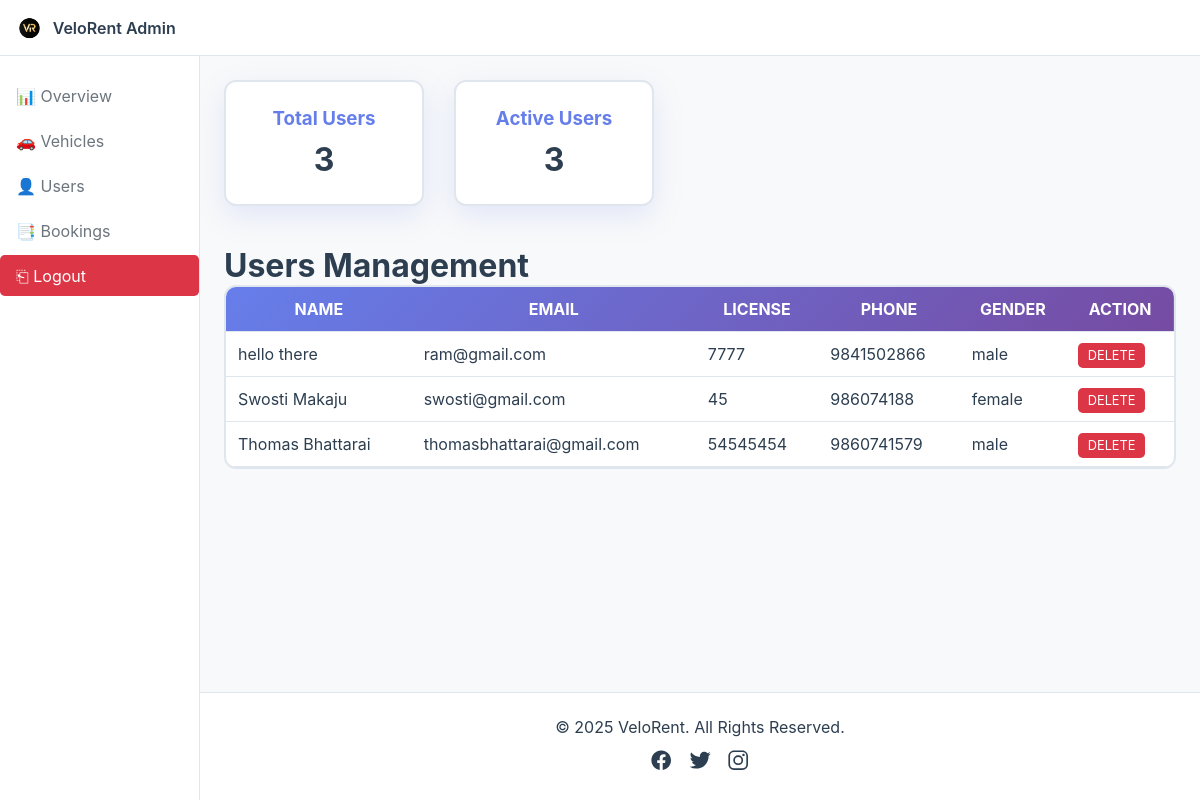
Page /adminusers.php (signed in) on the earlier database version.
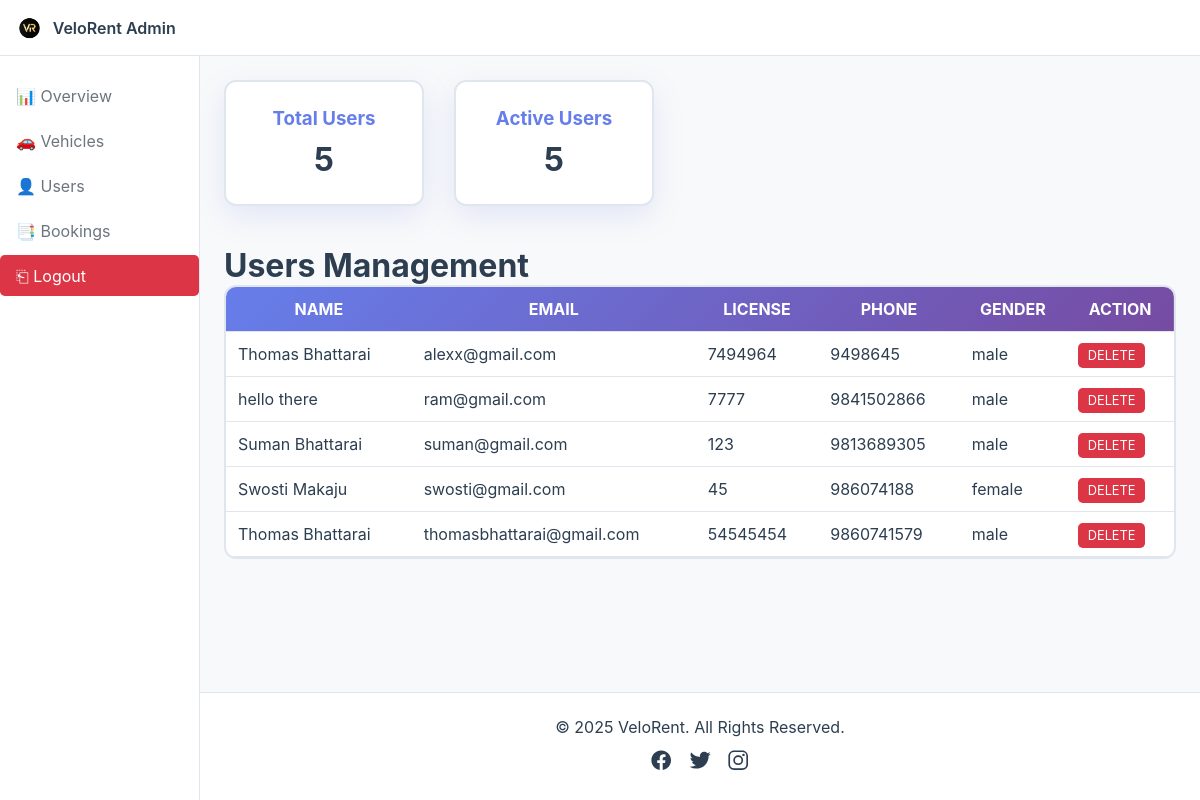
Same page on the later database version.
### tables this page shows
CREATE TABLE `users` (
  `FNAME` varchar(255) NOT NULL,
  `LNAME` varchar(255) NOT NULL,
  `EMAIL` varchar(255) NOT NULL,
  `LIC_NUM` varchar(255) NOT NULL,
  `PHONE_NUMBER` bigint(11) NOT NULL,
  `PASSWORD` varchar(255) NOT NULL,
  `GENDER` varchar(255) NOT NULL
);

### adminusers.php (the view, shortened to what this page needs)
<?php
require_once('connection.php');
$count_query = "SELECT COUNT(*) as total FROM users";
$count_result = mysqli_query($con, $count_query);
$count_row = mysqli_fetch_assoc($count_result);
$total_users = $count_row['total'];
$active_users = $total_users;
?>
<!DOCTYPE html>
<html lang="en">
<head>
</head>
<body>
<nav class="navbar">
    <div style="display:flex;align-items:center;gap:10px;">
        <img src="images/icon.png">
        <span style="font-weight:600;">VeloRent Admin</span>
    </div>
</nav>
<aside class="sidebar">
    <ul>
        <li><a href="adminoverview.php">📊 Overview</a></li>
        <li><a href="adminvehicle.php">🚗 Vehicles</a></li>
        <li><a href="adminusers.php">👤 Users</a></li>
        <li><a href="adminbook.php">📑 Bookings</a></li>
        <li><a href="index.php" class="logout">⎗ Logout</a></li>
    </ul>
</aside>
<main class="main-content">
    <div class="admin-stats">
        <div class="stat-card"><h3>Total Users</h3><p><?php echo $total_users; ?></p></div>
        <div class="stat-card"><h3>Active Users</h3><p><?php echo $active_users; ?></p></div>
    </div>
    <h1>Users Management</h1>
    <div class="table-container">
        <table class="content-table">
            <thead>
                <tr>
                    <th>NAME</th>
                    <th>EMAIL</th>
                    <th>LICENSE</th>
                    <th>PHONE</th>
                    <th>GENDER</th>
                    <th>ACTION</th>
                </tr>
            </thead>
            <tbody>
            <?php
            $query = "SELECT * FROM users";
            $queryy = mysqli_query($con, $query);
            while($res = mysqli_fetch_array($queryy)):
            ?>
                <tr>
                    <td><?=htmlspecialchars($res['FNAME']." ".$res['LNAME'])?></td>
                    <td><?=htmlspecialchars($res['EMAIL'])?></td>
                    <td><?=htmlspecialchars($res['LIC_NUM'])?></td>
                    <td><?=htmlspecialchars($res['PHONE_NUMBER'])?></td>
                    <td><?=htmlspecialchars($res['GENDER'])?></td>
                    <td>
                        <a href="deleteuser.php?id=<?=urlencode($res['EMAIL'])?>" class="button" onclick="return confirm('Delete this user?')">DELETE</a>
                    </td>
                </tr>
            <?php endwhile; ?>
            </tbody>
        </table>
    </div>
</main>
 <footer>
        <p>&copy; 2025 VeloRent. All Rights Reserved.</p>
         <div class="socials">
        <a href="https://www.facebook.com/thomasbhattrai " target="_blank"><ion-icon name="logo-facebook"></ion-icon></a>
        <a href="https://x.com/ " target="_blank"><ion-icon name="logo-twitter"></ion-icon></a>
        <a href="https://www.instagram.com/swostimakaju/ " target="_blank"><ion-icon name="logo-instagram"></ion-icon></a>
    </div>
    </footer>
</body>
</html>

Differences in the rows shown:
added users: FNAME+LNAME "Thomas Bhattarai", EMAIL "alexx@gmail.com", LIC_NUM "7494964", PHONE_NUMBER "9498645", GENDER "male"
added users: FNAME+LNAME "Suman Bhattarai", EMAIL "suman@gmail.com", LIC_NUM "123", PHONE_NUMBER "9813689305", GENDER "male"
Other differences:
$total_users: "3" → "5"
$active_users: "3" → "5"
